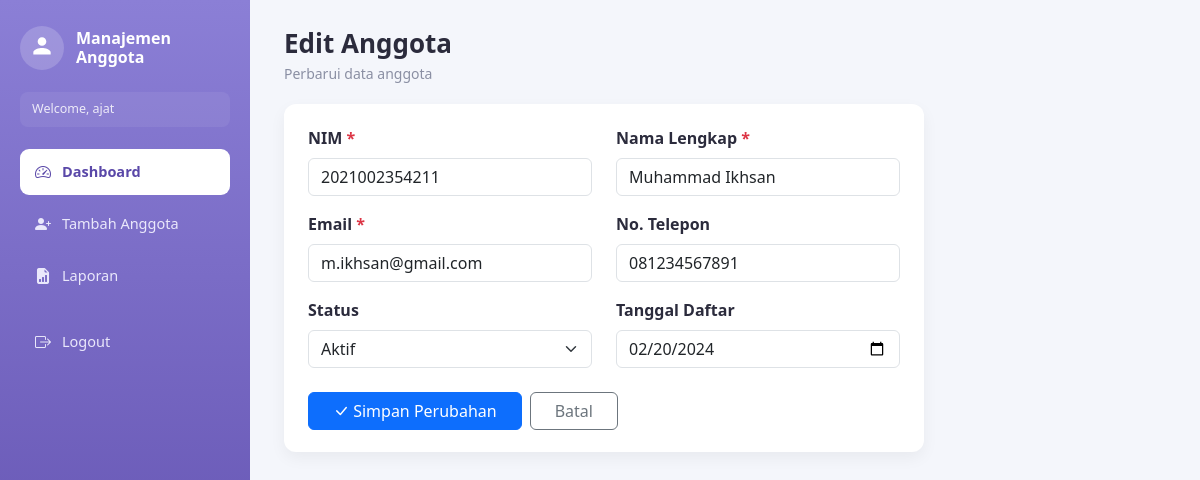
The app's page /edit_anggota.php?id=2 (signed in) with its own data.
### tables this page shows
CREATE TABLE IF NOT EXISTS anggota (
    id INT AUTO_INCREMENT PRIMARY KEY,
    nim VARCHAR(20) NOT NULL UNIQUE,
    nama_lengkap VARCHAR(100) NOT NULL,
    email VARCHAR(100) NOT NULL,
    no_telepon VARCHAR(20) DEFAULT NULL,
    foto VARCHAR(255) DEFAULT NULL,
    status ENUM('Aktif','Tidak aktif') NOT NULL DEFAULT 'Aktif',
    tgl_daftar DATE NOT NULL,
    created_at TIMESTAMP DEFAULT CURRENT_TIMESTAMP
);

### edit_anggota.php (the view, shortened to what this page needs)
<?php
require_once __DIR__ . '/config/db.php';
$id = (int)($_GET['id'] ?? 0);
$stmt = $pdo->prepare('SELECT * FROM anggota WHERE id = ?');
$stmt->execute([$id]);
$anggota = $stmt->fetch();
?>
<!DOCTYPE html>
<html lang="id">
<head>
<link rel="stylesheet" href="https://cdn.jsdelivr.net/npm/bootstrap@5.3.3/dist/css/bootstrap.min.css">
<link rel="stylesheet" href="https://cdn.jsdelivr.net/npm/bootstrap-icons@1.11.3/font/bootstrap-icons.css">
<link rel="stylesheet" href="assets/css/style.css">
</head>
<body>
<div class="app-shell">
    <?php include __DIR__ . '/includes/sidebar.php'; ?>
    <main class="main-content">
        <div class="page-header">
            <div>
                <h1>Edit Anggota</h1>
                <p>Perbarui data anggota</p>
            </div>
        </div>
        <div class="panel" style="max-width:640px;">
            <form method="POST" action="edit_anggota.php?id=<?= $anggota['id'] ?>">
                <div class="row">
                    <div class="col-md-6 mb-3">
                        <label class="form-label fw-semibold">NIM <span class="text-danger">*</span></label>
                        <input type="text" name="nim" class="form-control" value="<?= htmlspecialchars($anggota['nim']) ?>" required>
                    </div>
                    <div class="col-md-6 mb-3">
                        <label class="form-label fw-semibold">Nama Lengkap <span class="text-danger">*</span></label>
                        <input type="text" name="nama_lengkap" class="form-control" value="<?= htmlspecialchars($anggota['nama_lengkap']) ?>" required>
                    </div>
                </div>
                <div class="row">
                    <div class="col-md-6 mb-3">
                        <label class="form-label fw-semibold">Email <span class="text-danger">*</span></label>
                        <input type="email" name="email" class="form-control" value="<?= htmlspecialchars($anggota['email']) ?>" required>
                    </div>
                    <div class="col-md-6 mb-3">
                        <label class="form-label fw-semibold">No. Telepon</label>
                        <input type="text" name="no_telepon" class="form-control" value="<?= htmlspecialchars($anggota['no_telepon'] ?? '') ?>">
                    </div>
                </div>
                <div class="row">
                    <div class="col-md-6 mb-3">
                        <label class="form-label fw-semibold">Status</label>
                        <select name="status" class="form-select">
                            <option value="Aktif" <?= $anggota['status'] === 'Aktif' ? 'selected' : '' ?>>Aktif</option>
                        </select>
                    </div>
                    <div class="col-md-6 mb-3">
                        <label class="form-label fw-semibold">Tanggal Daftar</label>
                        <input type="date" name="tgl_daftar" class="form-control" value="<?= htmlspecialchars($anggota['tgl_daftar']) ?>">
                    </div>
                </div>
                <div class="d-flex gap-2 mt-2">
                    <button type="submit" class="btn btn-primary px-4"><i class="bi bi-check-lg"></i> Simpan Perubahan</button>
                    <a href="dashboard.php" class="btn btn-outline-secondary px-4">Batal</a>
                </div>
            </form>
        </div>
    </main>
</div>
</body>
</html>

### style.css (style rules this page uses)
:root { --purple-top:#8b7fd6; --purple-bottom:#5a48a8; --blue:#2f8fef; --green:#28a768; --amber:#f4b400; --cyan:#17c1d9; --bg:#f4f6fb; --text-dark:#2b2b3c; --muted:#8a8fa3; }
* { box-sizing:border-box; }
body { background:var(--bg); font-family:'Segoe UI', Roboto, Arial, sans-serif; color:var(--text-dark); margin:0; }
.app-shell { display:flex; min-height:100vh; }
.main-content { flex:1; padding:28px 34px; min-width:0; }
.page-header { display:flex; justify-content:space-between; align-items:flex-start; margin-bottom:20px; flex-wrap:wrap; gap:10px; }
.page-header h1 { font-size:26px; font-weight:700; margin:0 0 4px 0; }
.page-header p { color:var(--muted); margin:0; font-size:14px; }
.panel { background:#fff; border-radius:12px; padding:22px 24px; box-shadow:0 6px 16px rgba(0,0,0,.05); margin-bottom:22px; }

### records on screen
anggota: nim "2021002354211", nama_lengkap "Muhammad Ikhsan", email "m.ikhsan@gmail.com", no_telepon "081234567891", status "Aktif", tgl_daftar "02/20/2024"

### other values on screen
$namaUser "ajat"
